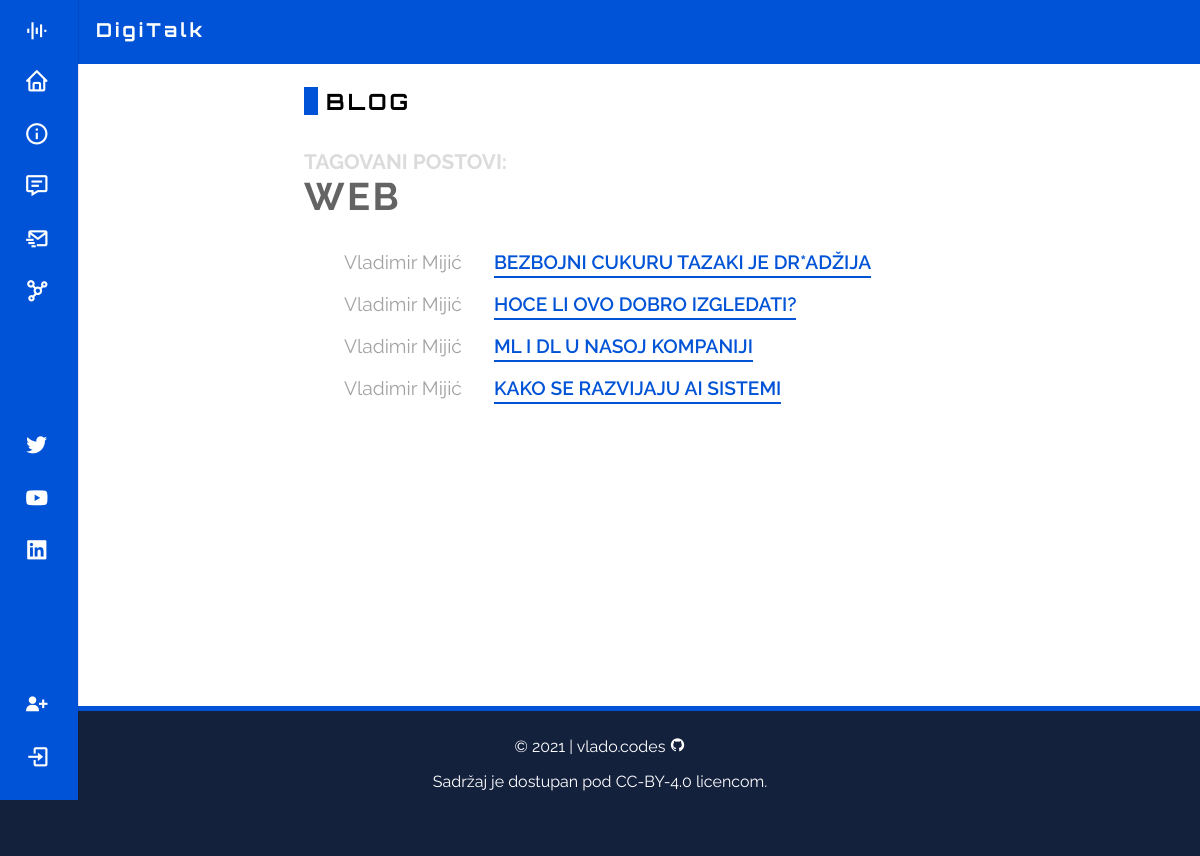
Page /blog/category/web/ on the committed database.
### first_app/models.py (models this page shows, shortened)
class Post(models.Model):
    title = models.CharField(max_length = 60)
    author = models.ForeignKey(User, on_delete = models.CASCADE)
    body = RichTextField(blank = True, null = True)
    date = models.DateField(auto_now_add = True)
    category = models.CharField(max_length = 30, default = 'uncategorized')

### first_app/views.py (the view)
# urls.py: path('blog/category/<str:categories>/', views.categoryView, name='category'),
def categoryView(request, categories):
    cats = categories.replace('-', ' ')
    category_posts = Post.objects.filter(category = cats).order_by('-id')
    context = {'categories': cats, 'category_posts': category_posts}
    return render(request, 'categories.html', context)

### first_app/templates/categories.html (shortened to what this page needs)
{% extends 'base.html' %}
{% load static %}
{% block head %}
{% if category_posts %}
    <div class="blog-page">
        <h1 class="blog-page-title cat-title"><a id="blog-link" href="{% url 'blog' %}">Blog</a></h1>
        <h4 class="blog-cat-uptitle">Tagovani postovi:</h4>
        <h1 class="blog-cat-title">{{ categories }}</h1>
        <ul class="blog-posts">
            {% for post in category_posts %}
                <li>
                    <span class="blog-post-author">{{ post.author.first_name }} {{ post.author.last_name }}</span>
                    <a class="blog-post-link" href="{% url 'blog_post' post.pk %}">{{ post.title }}</a>
                </li>
            {% endfor %}
        </ul>
    </div>
{% else %}
    <div class="error-404">
        <img src='{% static  'images/nopost_err.png' %}'>
        <a id="btn-back" href="{% url 'blog' %}"><i class='bx bxs-chevrons-left'></i>Nazad na Blog stranicu</a>
    </div>
{% endif %}
{% endblock head %}

### first_app/static/css/main.css (style rules this page uses)
:root { --header-height: 3.5rem; --nav-width: 220px; --ff-body: 'Raleway', sans-serif; --ff-heading: 'Orbitron', sans-serif; --fs-normal: 0.9375rem; --fs-medium: 0.75rem; --fw-normal: 400; --fw-bold: 700; --clr-primary-100: #6fd7ec; --clr-primary-200: #4e96b8; --clr-primary-300: #3a7094; --clr-primary-400: #293b63; --clr-primary-500: #14213d; --clr-accent: #a3a3a3; --clr-dark-gray: #646464; --clr-light-gray: #dbdbdb; --clr-light: #FFFFFF; --clr-dark: #000000; --clr-blue: #0053d6; --clr-red: #bf2139; --z-fixed: 100; }
html { scrollbar-color: var(--clr-primary-400) var(--clr-blue); scroll-padding-top: 7rem; scroll-behavior: smooth; overflow-x: hidden; }
html, body { height: 100%; }
body { font-family: var(--ff-body); margin: var(--header-height) 0 0 0; }
a { text-decoration: none; }
.blog-page { width: 100%; max-width: 40rem; margin: 0 auto; }
.blog-page-title { font: var(--fw-bold) 3rem var(--ff-heading); letter-spacing: 3px; text-transform: uppercase; padding-left: 8px; border-left: 14px solid var(--clr-blue); }
.cat-title { font-size: 1.4em; margin-bottom: 1.5em; }
#blog-link { color: inherit; }
.blog-cat-uptitle, .blog-cat-title { margin: 0; text-transform: uppercase; }
.blog-cat-uptitle { font-size: 1.3rem; color: var(--clr-light-gray); }
.blog-cat-title { line-height: 1.2em; font-size: 2.4rem; color: var(--clr-dark-gray); letter-spacing: 2.5px; }
.blog-posts { list-style: none; }
.blog-posts li { display: flex; flex-direction: row; font-size: 1.2rem; line-height: 2rem; padding-top: 10px; }
.blog-post-author { color: var(--clr-accent); }
.blog-post-link { font-weight: 600; margin-left: 2rem; color: var(--clr-blue); text-transform: uppercase; text-decoration: none; border: 0; background: linear-gradient(180deg, var(--clr-blue) 0, var(--clr-blue) 1000%) repeat-x 0 100%; background-size: auto; background-size: 1px 2px; transition: .3s; }
@media screen and (min-width: 1024px) { :root { --normal-font-size: 1rem; --small-font-size: .875rem; --smaller-font-size: .813rem; } }

### rows in the picture
Post: author.first_name "Vladimir", author.last_name "Mijić", title "BEZBOJNI CUKURU TAZAKI JE DR*ADŽIJA"
Post: author.first_name "Vladimir", author.last_name "Mijić", title "HOCE LI OVO DOBRO IZGLEDATI?"
Post: author.first_name "Vladimir", author.last_name "Mijić", title "ML I DL U NASOJ KOMPANIJI"
Post: author.first_name "Vladimir", author.last_name "Mijić", title "KAKO SE RAZVIJAJU AI SISTEMI"

### other values in the picture
{{ categories }} "WEB"
